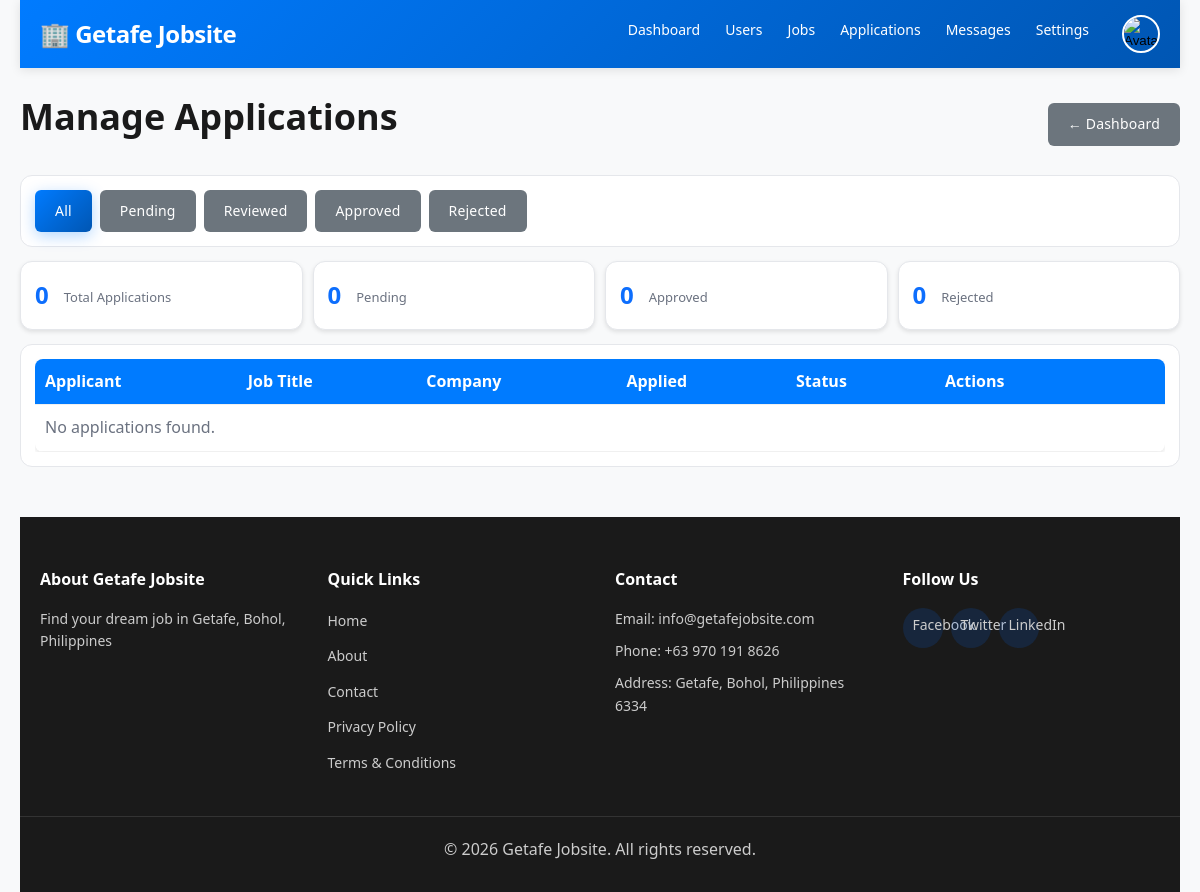
The app's page /public/admin/manage-applications.php (signed in) with its own data.
### tables this page shows
CREATE TABLE `settings` (
  `id` int(11) NOT NULL AUTO_INCREMENT,
  `setting_key` varchar(100) DEFAULT NULL,
  `setting_value` longtext DEFAULT NULL,
  `created_at` timestamp NOT NULL DEFAULT current_timestamp(),
  `updated_at` timestamp NOT NULL DEFAULT current_timestamp() ON UPDATE current_timestamp(),
  PRIMARY KEY (`id`),
  UNIQUE KEY `setting_key` (`setting_key`)
);

### config/config.php (called while the page is built, shortened)
<?php
require_once __DIR__ . '/database.php';
function sanitize($data) {
    global $conn;
    return $conn->real_escape_string(htmlspecialchars(trim($data)));
}
function isLoggedIn() {
    return isset($_SESSION['user_id']) && !empty($_SESSION['user_id']);
}
function getUserType() {
    return $_SESSION['user_type'] ?? null;
}
function getSetting($key, $default = '') {
    global $conn;
    $key = sanitize($key);
    $result = $conn->query("SELECT setting_value FROM settings WHERE setting_key = '$key'");
    if ($result && $result->num_rows > 0) {
        $row = $result->fetch_assoc();
        return $row['setting_value'];
    }
    return $default;
}
?>

### public/admin/manage-applications.php (the view, shortened to what this page needs)
<?php
require_once '../../config/config.php';
$page = (int)($_GET['page'] ?? 1);
$limit = 20;
$offset = ($page - 1) * $limit;
$status_filter = sanitize($_GET['status'] ?? '');
$sql = "SELECT a.*, u.first_name, u.last_name, u.email, j.title, j.company
        FROM applications a
        JOIN users u ON a.user_id = u.id
        JOIN jobs j ON a.job_id = j.id";
$sql .= " ORDER BY a.applied_at DESC LIMIT $limit OFFSET $offset";
$applications = $conn->query($sql);
$total = $conn->query("SELECT COUNT(*) as count FROM applications")->fetch_assoc()['count'] ?? 0;
$pending = $conn->query("SELECT COUNT(*) as count FROM applications WHERE status = 'pending'")->fetch_assoc()['count'] ?? 0;
$approved = $conn->query("SELECT COUNT(*) as count FROM applications WHERE status = 'approved'")->fetch_assoc()['count'] ?? 0;
$rejected = $conn->query("SELECT COUNT(*) as count FROM applications WHERE status = 'rejected'")->fetch_assoc()['count'] ?? 0;
require_once '../../includes/header.php';
?>
<div class="container">
    <?php require_once '../../includes/navbar.php'; ?>
    <div class="admin-wrap">
        <div class="admin-head">
            <h1>Manage Applications</h1>
            <a href="dashboard.php" class="btn btn-secondary">← Dashboard</a>
        </div>
        <div class="admin-card">
            <div class="status-filters">
                <a href="?status=" class="btn <?php echo empty($status_filter) ? 'btn-primary' : 'btn-secondary'; ?>">All</a>
                <a href="?status=pending" class="btn <?php echo $status_filter === 'pending' ? 'btn-primary' : 'btn-secondary'; ?>">Pending</a>
                <a href="?status=reviewed" class="btn <?php echo $status_filter === 'reviewed' ? 'btn-primary' : 'btn-secondary'; ?>">Reviewed</a>
                <a href="?status=approved" class="btn <?php echo $status_filter === 'approved' ? 'btn-primary' : 'btn-secondary'; ?>">Approved</a>
                <a href="?status=rejected" class="btn <?php echo $status_filter === 'rejected' ? 'btn-primary' : 'btn-secondary'; ?>">Rejected</a>
            </div>
        </div>
        <div class="stats-grid">
            <div class="stat-card"><h3><?php echo (int)$total; ?></h3><p>Total Applications</p></div>
            <div class="stat-card"><h3><?php echo (int)$pending; ?></h3><p>Pending</p></div>
            <div class="stat-card"><h3><?php echo (int)$approved; ?></h3><p>Approved</p></div>
            <div class="stat-card"><h3><?php echo (int)$rejected; ?></h3><p>Rejected</p></div>
        </div>
        <div class="admin-card">
            <div class="table-wrap">
                <table class="admin-table">
                    <thead>
                        <tr>
                            <th>Applicant</th>
                            <th>Job Title</th>
                            <th>Company</th>
                            <th>Applied</th>
                            <th>Status</th>
                            <th style="width: 230px;">Actions</th>
                        </tr>
                    </thead>
                    <tbody>
                        <?php if ($applications && $applications->num_rows > 0): ?>
                            <?php while ($app = $applications->fetch_assoc()): ?>
                                <tr>
                                    <td>
                                        <?php echo htmlspecialchars($app['first_name'] . ' ' . $app['last_name']); ?><br>
                                        <small class="muted"><?php echo htmlspecialchars($app['email']); ?></small>
                                    </td>
                                    <td><?php echo htmlspecialchars($app['title']); ?></td>
                                    <td><?php echo htmlspecialchars($app['company']); ?></td>
                                    <td><?php echo timeAgo($app['applied_at']); ?></td>
                                    <td>
                                        <span class="badge badge-<?php echo $app['status'] === 'approved' ? 'success' : ($app['status'] === 'rejected' ? 'danger' : 'primary'); ?>">
                                            <?php echo htmlspecialchars(ucfirst($app['status'])); ?>
                                        </span>
                                    </td>
                                    <td>
                                        <form method="POST" style="display:inline;">
                                            <input type="hidden" name="csrf_token" value="<?php echo generate_csrf_token(); ?>">
                                            <input type="hidden" name="action" value="update-status">
                                            <input type="hidden" name="app_id" value="<?php echo (int)$app['id']; ?>">
                                            <select name="status" onchange="this.form.submit()" class="status-select">
                                                <option value="pending" <?php echo $app['status'] === 'pending' ? 'selected' : ''; ?>>Pending</option>
                                                <option value="reviewed" <?php echo $app['status'] === 'reviewed' ? 'selected' : ''; ?>>Reviewed</option>
                                                <option value="approved" <?php echo $app['status'] === 'approved' ? 'selected' : ''; ?>>Approved</option>
                                                <option value="rejected" <?php echo $app['status'] === 'rejected' ? 'selected' : ''; ?>>Rejected</option>
                                                <option value="withdrawn" <?php echo $app['status'] === 'withdrawn' ? 'selected' : ''; ?>>Withdrawn</option>
                                            </select>
                                        </form>
                                        <form method="POST" style="display:inline;">
                                            <input type="hidden" name="csrf_token" value="<?php echo generate_csrf_token(); ?>">
                                            <input type="hidden" name="action" value="delete">
                                            <input type="hidden" name="app_id" value="<?php echo (int)$app['id']; ?>">
                                            <button type="submit" class="btn btn-sm btn-danger" onclick="return confirm('Delete this application?')">Delete</button>
                                        </form>
                                    </td>
                                </tr>
                            <?php endwhile; ?>
                        <?php else: ?>
                            <tr>
                                <td colspan="6" class="muted">No applications found.</td>
                            </tr>
                        <?php endif; ?>
                    </tbody>
                </table>
            </div>
        </div>
    </div>
    <?php require_once '../../includes/footer.php'; ?>
</div>
</body>
</html>

### includes/navbar.php (shortened to what this page needs)
<?php
$user_type = getUserType();
$avatar = $_SESSION['avatar'] ?? '';
$avatar_src = !empty($avatar)
    ? (strpos($avatar, 'http') === 0 ? $avatar : BASE_URL . ltrim($avatar, '/'))
    : BASE_URL . 'assets/images/default-avatar.png';
?>
<nav class="navbar">
    <div class="nav-container">
        <div class="nav-logo">
            <a href="<?php echo BASE_URL; ?>">
                🏢 <?php echo getSetting('site_name', 'Getafe Jobsite'); ?>
            </a>
        </div>
        <div class="nav-menu" id="navMenu">
            <?php if (isLoggedIn()): ?>
                <?php if ($user_type === 'jobseeker'): ?>
                    <a href="<?php echo BASE_URL; ?>my-applications.php" class="nav-link">Applications</a>
                    <a href="<?php echo BASE_URL; ?>saved-jobs.php" class="nav-link">Saved Jobs</a>
                <?php elseif ($user_type === 'employer'): ?>
                    <a href="<?php echo BASE_URL; ?>post-job.php" class="nav-link">Post Job</a>
                    <a href="<?php echo BASE_URL; ?>my-jobs.php" class="nav-link">My Jobs</a>
                    <a href="<?php echo BASE_URL; ?>my-applications.php" class="nav-link">Applications</a>
                <?php elseif ($user_type === 'admin'): ?>
                    <a href="<?php echo BASE_URL; ?>admin/dashboard.php" class="nav-link">Dashboard</a>
                    <a href="<?php echo BASE_URL; ?>admin/manage-users.php" class="nav-link">Users</a>
                    <a href="<?php echo BASE_URL; ?>admin/manage-jobs.php" class="nav-link">Jobs</a>
                    <a href="<?php echo BASE_URL; ?>admin/manage-applications.php" class="nav-link">Applications</a>
                    <a href="<?php echo BASE_URL; ?>admin/manage-messages.php" class="nav-link">Messages</a>
                    <a href="<?php echo BASE_URL; ?>admin/settings.php" class="nav-link">Settings</a>
                <?php endif; ?>
                <div class="nav-user" id="navUserMenu">
                    <button type="button" class="avatar-btn" id="avatarBtn" aria-label="Open profile menu">
                        <img src="<?php echo htmlspecialchars($avatar_src, ENT_QUOTES, 'UTF-8'); ?>" alt="Avatar" class="avatar-small">
                    </button>
                </div>
            <?php else: ?>
                <a href="<?php echo BASE_URL; ?>login.php" class="btn btn-primary">Login</a>
                <a href="<?php echo BASE_URL; ?>register.php" class="btn btn-secondary">Register</a>
            <?php endif; ?>
        </div>
    </div>
</nav>

### includes/footer.php (shortened to what this page needs)
<?php
$site_email = getSetting('site_email', 'info@getafejobsite.com');
$contact_phone = getSetting('contact_phone', '0701918626');
$address = getSetting('address', 'Getafe, Bohol, Philippines');
$facebook_url = getSetting('facebook_url', 'https://facebook.com/');
$twitter_url = getSetting('twitter_url', 'https://twitter.com/');
$linkedin_url = getSetting('linkedin_url', 'https://linkedin.com/');
?>
<footer class="footer">
    <div class="footer-container">
        <div class="footer-section">
            <h4>About <?php echo getSetting('site_name', 'Getafe Jobsite'); ?></h4>
            <p><?php echo getSetting('site_description', 'Find your dream job in Getafe, Bohol'); ?></p>
        </div>
        <div class="footer-section">
            <h4>Quick Links</h4>
            <ul>
                <li><a href="<?php echo BASE_URL; ?>">Home</a></li>
                <li><a href="<?php echo BASE_URL; ?>about.php">About</a></li>
                <li><a href="<?php echo BASE_URL; ?>contact.php">Contact</a></li>
                <li><a href="<?php echo BASE_URL; ?>privacy-policy.php">Privacy Policy</a></li>
                <li><a href="<?php echo BASE_URL; ?>terms-and-conditions.php">Terms & Conditions</a></li>
            </ul>
        </div>
        <div class="footer-section">
            <h4>Contact</h4>
            <p>Email: <?php echo htmlspecialchars($site_email); ?></p>
            <p>Phone: <?php echo htmlspecialchars($contact_phone); ?></p>
            <p>Address: <?php echo htmlspecialchars($address); ?></p>
        </div>
        <div class="footer-section">
            <h4>Follow Us</h4>
            <div class="social-links">
                <a href="<?php echo htmlspecialchars($facebook_url); ?>" class="social-link" target="_blank" rel="noopener noreferrer">Facebook</a>
                <a href="<?php echo htmlspecialchars($twitter_url); ?>" class="social-link" target="_blank" rel="noopener noreferrer">Twitter</a>
                <a href="<?php echo htmlspecialchars($linkedin_url); ?>" class="social-link" target="_blank" rel="noopener noreferrer">LinkedIn</a>
            </div>
        </div>
    </div>
    <div class="footer-bottom">
        <p>&copy; 2026 <?php echo getSetting('site_name', 'Getafe Jobsite'); ?>. All rights reserved.</p>
    </div>
</footer>

### records on screen
settings: setting_value "Getafe Jobsite"
settings: setting_value "Find your dream job in Getafe, Bohol, Philippines"
settings: setting_value "info@getafejobsite.com"
settings: setting_value "+63 970 191 8626"
settings: setting_value "Getafe, Bohol, Philippines 6334"

### other values on screen
$total "0"
$pending "0"
$approved "0"
$rejected "0"
